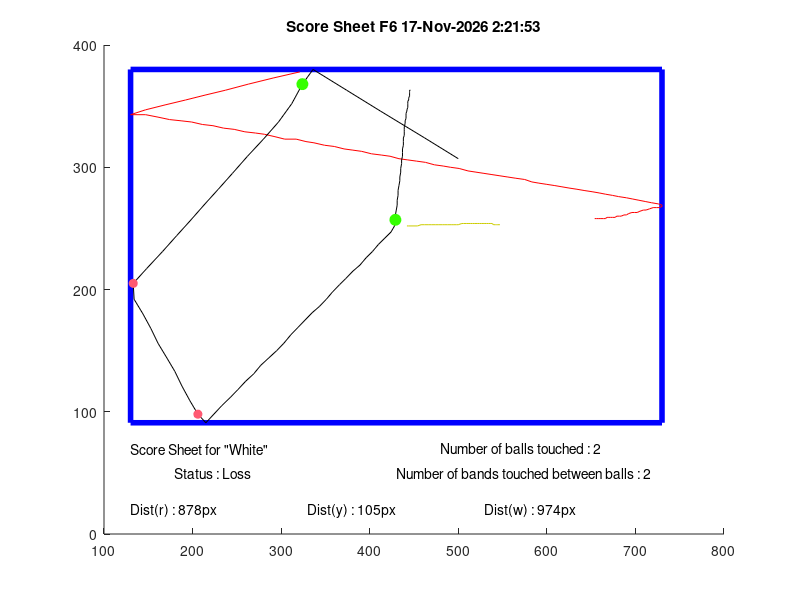
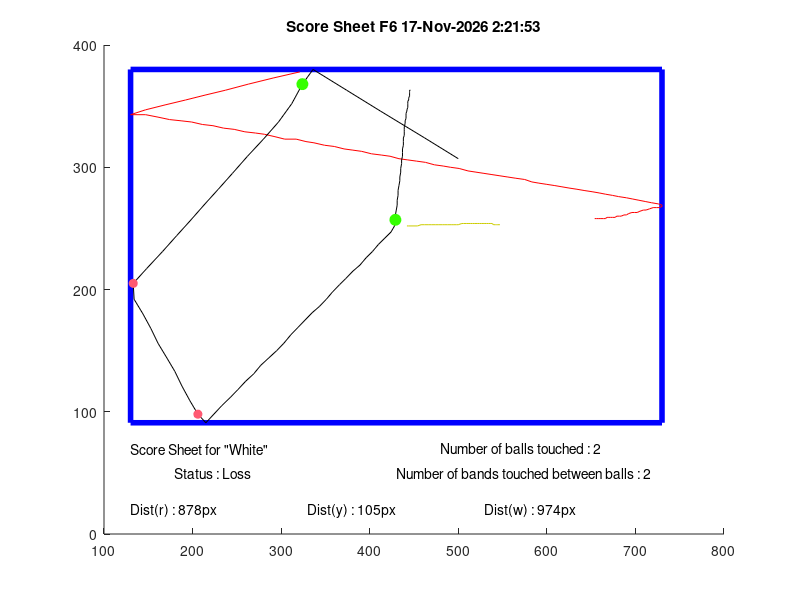

Source code (MATLAB) for these figures, in order:
width = 854;
height=480;
Folder='F6';
Rband = 255;
Gband=89;
Bband = 114;
Rball = 53;
Gball=255;
Bball=0;
line='-';
X1 = [321  321  321  321  321  321  291  263  237  214  192  169  147  130  147  161  174  187  199  211  223  235  247  259  271  281  293  304  317  328  337  349  360  371  381  391  402  413  423  433  443  453  463  473  483  491  501  511  520  529  538  547  556  565  575  583  591  600  609  617  625  634  642  651  659  666  674  681  690  697  704  711  718  726  730  730  727  724  720  716  712  709  705  702  699  696  692  690  687  684  682  679  677  674  672  670  668  666  664  661  660  658  656  654
];
Y1 = [102  102  102  102  102  102  107  112  117  121  125  129  133  137  137  139  141  142  143  145  146  148  149  151  152  153  155  157  157  159  160  162  163  165  166  167  169  170  171  173  174  175  176  178  179  180  181  183  184  185  186  187  188  189  190  192  193  194  195  196  197  198  199  200  201  202  203  204  205  206  207  208  209  210  211  212  213  213  213  214  215  215  216  217  217  217  218  219  219  220  220  220  221  221  221  221  221  222  222  222  223  222  222  223
];
X2 = [442  442  442  442  442  442  442  442  442  442  442  442  442  442  442  442  442  442  442  442  442  442  442  442  442  442  442  442  442  442  442  442  442  442  442  442  442  442  442  442  442  442  442  442  442  442  442  442  442  442  442  442  442  442  442  444  450  454  458  462  466  470  474  478  482  484  488  492  495  498  500  504  506  509  512  514  516  518  520  522  524  526  528  530  532  534  534  536  538  540  540  542  543  544  544  546  546  546  546  547  547  547  547  547
];
Y2 = [228  228  228  228  228  228  228  228  228  228  228  228  228  228  228  228  228  228  228  228  228  228  228  228  228  228  228  228  228  228  228  228  228  228  228  228  228  228  228  228  228  228  228  228  228  228  228  228  228  228  228  228  228  228  228  228  228  228  227  227  227  227  227  227  227  227  227  227  227  227  227  226  226  226  226  226  226  226  226  226  226  226  226  226  226  226  226  226  227  226  227  227  227  227  227  227  227  227  227  227  227  227  227  227
];
X3 = [500  500  462  412  374  336  324  312  297  280  262  245  229  214  197  182  166  148  133  134  144  153  161  171  180  188  197  206  215  224  233  243  251  260  269  277  286  295  303  311  319  327  335  343  351  358  366  373  381  389  396  403  410  417  424  428  429  429  430  431  431  432  432  433  434  434  435  435  436  436  437  437  437  438  438  438  439  439  439  439  440  440  441  441  441  442  442  443  443  443  443  444  444  444  445  445  445  445  445  445  445  446  446  446
];
Y3 = [173  173  156  134  117  100  112  128  143  157  171  185  198  210  224  236  249  263  275  288  300  312  324  336  347  359  371  382  389  382  375  368  362  355  349  342  336  330  324  317  311  305  299  294  288  282  276  271  265  260  254  249  243  238  233  228  223  219  215  211  207  203  199  195  191  188  184  181  177  174  171  168  165  162  159  156  154  151  149  147  144  142  140  138  136  134  133  131  129  128  126  125  124  123  122  121  120  119  118  118  117  117  117  116
];
%% File Header
% MATLAB Script Analyse.m file
%
% Group : Axel Rossettini   SCIPER: 303157
%         Daniel Tataru     SCIPER: 301005
%         Ellie Tupin       SCIPER: 296441
%
% This script determines the score of each sequence (an Analyse.m file is
% generated at each launch of the LabView program containing this script
% preceeded by the coordinates of the balls of the sequence)
%
% Revision: 
%           04.2020 Initial release
%           05.2020 Final version 
%
% Coded on MATLAB R2020A/R2019b on macOS
%% Changement des coordonnées pour matlab

Y1 = (height - Y1);
Y2 = (height - Y2);
Y3 = (height - Y3);

%% Normalisation des valeurs RGB

Ballcol = [Rball Gball Bball]./255;
Bandcol = [Rband Gband Bband]./255;

%% Détection des bords

Xmin = min([X1,X2,X3]);
Xmax = max([X1,X2,X3]);
Ymin = min([Y1,Y2,Y3]);
Ymax = max([Y1,Y2,Y3]);

Xframe = [Xmin Xmax Xmax Xmin Xmin];
Yframe = [Ymin Ymin Ymax Ymax Ymin];

%% Détection des valeurs absurdes

OX1=isoutlier(X1,'movmedian',5);
OY1=isoutlier(Y1,'movmedian',5);
OX2=isoutlier(X2,'movmedian',5);
OY2=isoutlier(Y2,'movmedian',5);
OX3=isoutlier(X3,'movmedian',5);
OY3=isoutlier(Y3,'movmedian',5);

OX1id = find(OX1);
OY1id = find(OY1);
OX2id = find(OX2);
OY2id = find(OY2);
OX3id = find(OX3);
OY3id = find(OY3);

%Gestion du cas ou la première image est considérée comme absurde
if isempty(OX1id) == 0  
    if OX1id(1) == 1
    OX1id(1) = [];
    end
end
if isempty(OY1id) == 0  
    if OY1id(1) == 1
    OY1id(1) = [];
    end
end
if isempty(OX2id) == 0  
    if OX2id(1) == 1
    OX2id(1) = [];
    end
end
if isempty(OY2id) == 0  
    if OY2id(1) == 1
    OY2id(1) = [];
    end
end
if isempty(OX3id) == 0  
    if OX3id(1) == 1
    OX3id(1) = [];
    end
end
         
if isempty(OY3id) == 0  
    if OY3id(1) == 1
    OY3id(1) = [];
    end
end

%Remplacement par la valeur précédant la valeur absurde
X1(OX1id)=X1(OX1id-1);
Y1(OY1id)=Y1(OY1id-1);
X2(OX2id)=X2(OX2id-1);
Y2(OY2id)=Y2(OY2id-1);
X3(OX3id)=X3(OX3id-1);
Y3(OY3id)=Y3(OY3id-1);


%% Détection de la premiere balle qui bouge

%d désigne la distance minimale ou l'on considère que la balle bouge par
%rapport à sa position initiale
d=2;

distB1 = sqrt((X1-X1(1)).^2+(Y1-Y1(1)).^2);
distB2 = sqrt((X2-X2(1)).^2+(Y2-Y2(1)).^2);
distB3 = sqrt((X3-X3(1)).^2+(Y3-Y3(1)).^2);
    
mb1=find(distB1>d, 1);
mb2=find(distB2>d, 1);
mb3=find(distB3>d, 1);

%% Calcul du nombre de boules touchées

touch = 2;

if isempty(mb1) 
   mb1 = size(X1,2);
   touch = touch - 1;
end
if isempty(mb2) 
   mb2 = size(X2,2); 
      touch = touch - 1;

end
if isempty(mb3) 
   mb3 = size(X3,2);
      touch = touch - 1;
end

%% Détermination de l'ordre de mouvement des boules

A=[mb1,mb2,mb3];
[tfirst,ifirst] = min(A);
[tthird, ithird] = max(A);
A(ifirst) = [];
tsecond = min(A);

switch ifirst
    case 1
    XFIRST = X1;
    YFIRST = Y1;
    player = 'Score Sheet for "Red" ';
    switch ithird
        case 2
            XSECOND = X3;
            YSECOND = Y3;
            XTHIRD = X2;
            YTHIRD = Y2;
            
        case 3
            XSECOND = X2;
            YSECOND = Y2;
            XTHIRD = X3;
            YTHIRD = Y3;   
    end
    case 2
    XFIRST = X2;
    YFIRST = Y2;
    player = 'Score Sheet for "Yellow" ';
    switch ithird
        case 1
            XSECOND = X3;
            YSECOND = Y3;
            XTHIRD = X1;
            YTHIRD = Y1;
        case 3
            XSECOND = X1;
            YSECOND = Y1;
            XTHIRD = X3;
            YTHIRD = Y3;
    end
    case 3
    XFIRST = X3;
    YFIRST = Y3;
    player = 'Score Sheet for "White" ';
    switch ithird
        case 1
            XSECOND = X2;
            YSECOND = Y2;
            XTHIRD = X1;
            YTHIRD = Y1;
        case 2
            XSECOND = X1;
            YSECOND = Y1;
            XTHIRD = X2;
            YTHIRD = Y2;    
    end
end

%% Détection des chocs entre la premère boule et les bandes
dboule = 9;

rbndXmin = find(abs(XFIRST-Xmin)<= dboule);
rbndXmin = rbndXmin(rbndXmin>=tsecond & rbndXmin<=tthird & abs(diff([0,rbndXmin]))>1);
    
rbndXmax = find(abs(XFIRST-Xmax)<= dboule);
rbndXmax = rbndXmax(rbndXmax>=tsecond & rbndXmax<=tthird & abs(diff([0,rbndXmax]))>1);
    
rbndYmin = find(abs(YFIRST-Ymin)<= dboule);
rbndYmin = rbndYmin(rbndYmin>=tsecond & rbndYmin<=tthird & abs(diff([0,rbndYmin]))>1);
    
rbndYmax = find(abs(YFIRST-Ymax)<= dboule);
rbndYmax = rbndYmax(rbndYmax>=tsecond & rbndYmax<=tthird & abs(diff([0,rbndYmax]))>1);
 

rebondsentre = size(rbndXmin,2) + size(rbndXmax,2) + size(rbndYmin,2) + size(rbndYmax,2);
               
%% Calcul des distances parcourues par chaque boule    
    
DistR = sum(sqrt(diff(X1).^2 + diff(Y1).^2));
DistY = sum(sqrt(diff(X2).^2 + diff(Y2).^2));
DistW = sum(sqrt(diff(X3).^2 + diff(Y3).^2));
    
%% Verdict de la partie
if touch == 2 && rebondsentre >= 3
    verdict = 'Status : Win';
else
    verdict = 'Status : Loss';
end

%% Affichage de la figure

%Affichage de la date et l'heure
c = clock;
h = num2str(c(4));
min = num2str(c(5));
s = num2str(floor(c(6)));
time = strcat(h,':',min,':',s);

figure(1);
hold on
    title(['Score Sheet',' ',Folder ,' ', date, ' ', time]);
    ylim([0,Ymax+20]);
    plot(Xframe, Yframe,'-b','DisplayName','Bords du billard','LineWidth',4);
    plot(X1,Y1,line,'DisplayName','Boule rouge', 'Color', [1 0 0]);
    plot(X2,Y2,line,'DisplayName','Boule jaune', 'Color', [0.8 0.8 0]);
    plot(X3,Y3,line,'DisplayName', 'Boule blanche', 'Color', [0 0 0]);
    plot(XFIRST(rbndXmin),YFIRST(rbndXmin),'o','MarkerSize',6, 'MarkerFaceColor', Bandcol, 'MarkerEdgeColor', Bandcol);
    plot(XFIRST(rbndXmax),YFIRST(rbndXmax),'o','MarkerSize',6, 'MarkerFaceColor', Bandcol, 'MarkerEdgeColor', Bandcol);
    plot(XFIRST(rbndYmin),YFIRST(rbndYmin),'o','MarkerSize',6, 'MarkerFaceColor', Bandcol, 'MarkerEdgeColor', Bandcol);
    plot(XFIRST(rbndYmax),YFIRST(rbndYmax),'o','MarkerSize',6, 'MarkerFaceColor', Bandcol, 'MarkerEdgeColor', Bandcol);
    
    if touch >= 1
    plot(XFIRST(tsecond),YFIRST(tsecond),'o','MarkerSize',8, 'MarkerFaceColor', Ballcol, 'MarkerEdgeColor', Ballcol);
    end
    if touch == 2
    plot(XFIRST(tthird),YFIRST(tthird),'o','MarkerSize',8, 'MarkerFaceColor', Ballcol, 'MarkerEdgeColor', Ballcol);
    end
    
    text(Xmin, 70, player);
    text(Xmin+50, 50, verdict);
    text(Xmax-250, 70, ['Number of balls touched : ',num2str(touch)]);
    text(Xmax-300, 50, ['Number of bands touched between balls : ',num2str(rebondsentre)]);
    text(Xmin, 20, ['Dist(r) : ',num2str(round(DistR)),'px']);
    text(Xmin+200, 20, ['Dist(y) : ',num2str(round(DistY)),'px']);
    text(Xmin+400, 20, ['Dist(w) : ',num2str(round(DistW)),'px']);
    hold off

%Saving as a pdf and also a png in order to display it directly in LabVieW
%(the png will be overwriten at each sequence, but the pdf will have the
% sequence name next to it)
print(strcat('ScoreSheet','_',Folder),'-dpdf');
print('ScoreSheet','-dpng');
